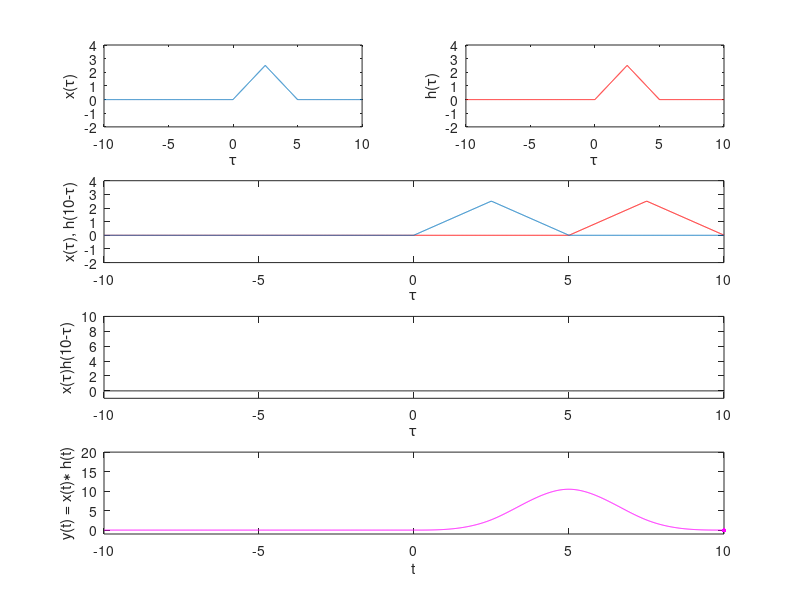

MATLAB code to generate this figure:
clear all
close all
clc

L = 5;
T = 10;
dt = 0.01;
N = T/dt;
t = -T:dt:T;
x = [zeros(1,N) dt*(1:1:ceil(L/dt/2)) dt*(floor(L/dt/2):-1:1) zeros(1,N-L/dt+1)];
h = [zeros(1,N) dt*(1:1:ceil(L/dt/2)) dt*(floor(L/dt/2):-1:1) zeros(1,N-L/dt+1)];

y = [];
figure
i = 1;
for n = -N:N
    if mod(n,1/dt) == 0
        subplot(4,2,1)
        plot(t,x,'MarkerFaceColor','blue'), axis([-T T -2 ceil(L/2)+1]), xlabel('\tau'), ylabel('x(\tau)')
        subplot(4,2,2)
        plot(t,h,'r','MarkerFaceColor','red'), axis([-T T -2 ceil(L/2)+1]), xlabel('\tau'), ylabel('h(\tau)')
    end
    if n<0
        if mod(n,1/dt) == 0
            subplot(4,2,[3,4])
            plot(t,[h(end-abs(n):-1:1) zeros(1,abs(n))],'r','MarkerFaceColor','red','MarkerSize',10), hold on,
            plot(t,x,'MarkerFaceColor','blue'), axis([-T T -2 ceil(L/2)+1]), xlabel('\tau'), ylabel(['x(\tau), h(' sprintf('%2.0f',n*dt) '-\tau)'])
            hold off
            subplot(4,2,[5,6])
            plot(t,x.*[h(end-abs(n):-1:1) zeros(1,abs(n))],'k','MarkerFaceColor','black'), axis([-T T -1 10])
            xlabel('\tau'), ylabel(['x(\tau)h(' sprintf('%2.0f',n*dt) '-\tau)'])
            subplot(4,2,[7,8])
        end
        y = [y sum(x.*[h(end-abs(n):-1:1) zeros(1,abs(n))])*dt];
        if mod(n,1/dt) == 0
            plot(t,[y NaN(1,2*N+1-i)],'m','MarkerFaceColor','magenta'), hold on,
            plot(t(i),y(end),'m','MarkerFaceColor','magenta','MarkerSize',10),
            axis([-T T -1 sum((1:ceil(L/2)).^2)+sum((1:floor(L/2)).^2)+1]), xlabel('t'), ylabel('y(t) = x(t)\ast h(t)')
        end
    else
        if mod(n,1/dt) == 0
            subplot(4,2,[3,4])
            plot(t,[zeros(1,n) h(end:-1:1+n) ],'r','MarkerFaceColor','red','MarkerSize',10), hold on,
            plot(t,x,'MarkerFaceColor','blue'), axis([-T T -2 ceil(L/2)+1]), xlabel('\tau'), ylabel(['x(\tau), h(' sprintf('%2.0f',n*dt) '-\tau)'])
            hold off
            subplot(4,2,[5,6])
            plot(t,x.*[zeros(1,n) h(end:-1:1+n)],'k','MarkerFaceColor','black'), axis([-T T -1 10])
            xlabel('\tau'), ylabel(['x(\tau)h(' sprintf('%2.0f',n*dt) '-\tau)'])
            subplot(4,2,[7,8])
        end
        y = [y sum(x.*[zeros(1,n) h(end:-1:1+n)])*dt];
        if mod(n,1/dt) == 0
            plot(t,[y NaN(1,2*N+1-i)],'m','MarkerFaceColor','magenta'), hold on,
            plot(t(i),y(end),'m','MarkerFaceColor','magenta','MarkerSize',10),
            axis([-T T -1 sum((1:ceil(L/2)).^2)+sum((1:floor(L/2)).^2)+1]), xlabel('t'), ylabel('y(t) = x(t)\ast h(t)')
         end
    end
    if mod(n,1/dt) == 0
        hold off
        pause
    end
    i = i + 1;
end
